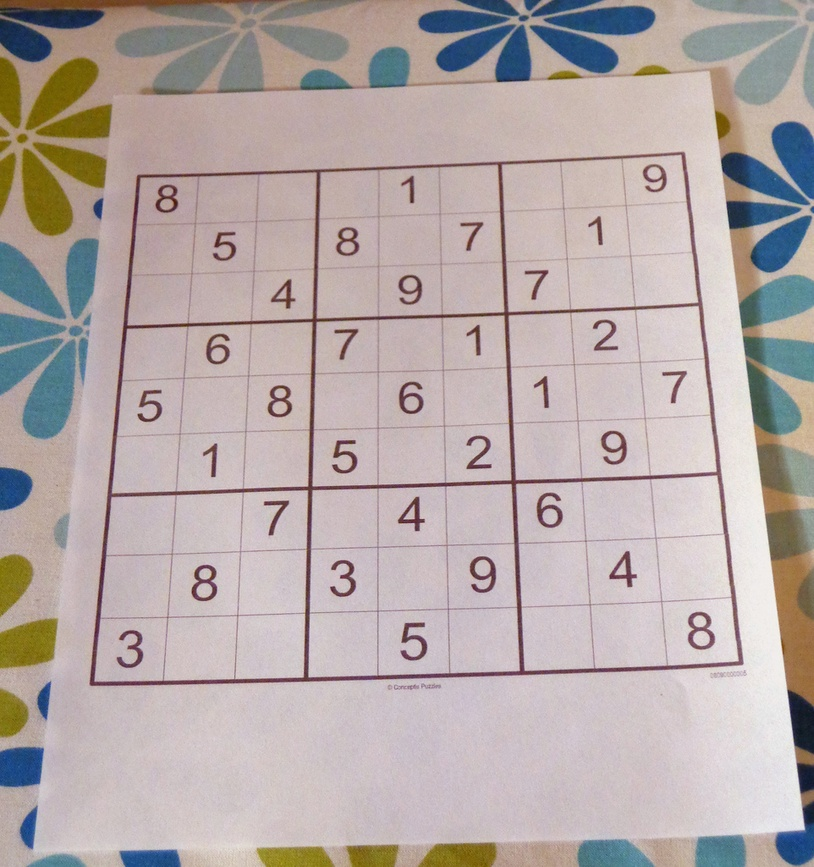
#> input picture DATA/sudoku.jpg, 814 x 867 px, shrunk from 962 x 1024 before the run
$ python 9.py   (older library calls are emulated)
#> lines starting #> are read from the running program, lines starting #| are printed output that depends on the picture
# -*- coding: utf-8 -*-
import cv2
import numpy as np
import matplotlib.pyplot as plt

img = cv2.imread('../DATA/sudoku.jpg',0)
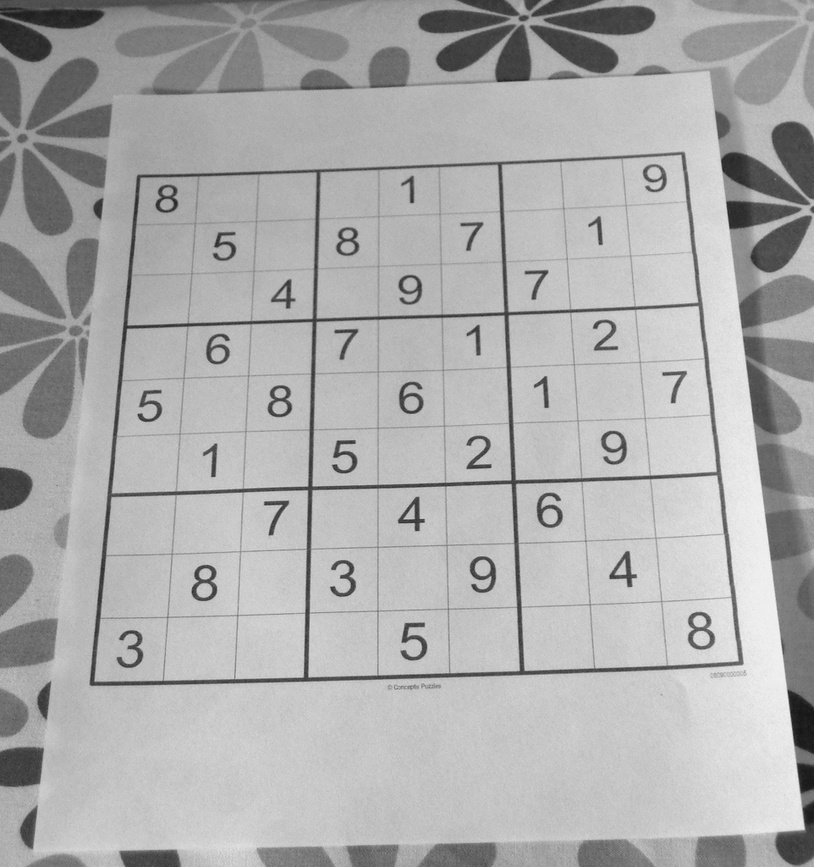
#> img: shape (867, 814); min 19, max 246, mean 172.7
plt.imshow(img,cmap='gray')

sobelx = cv2.Sobel(img,cv2.CV_64F,1,0,ksize=5)
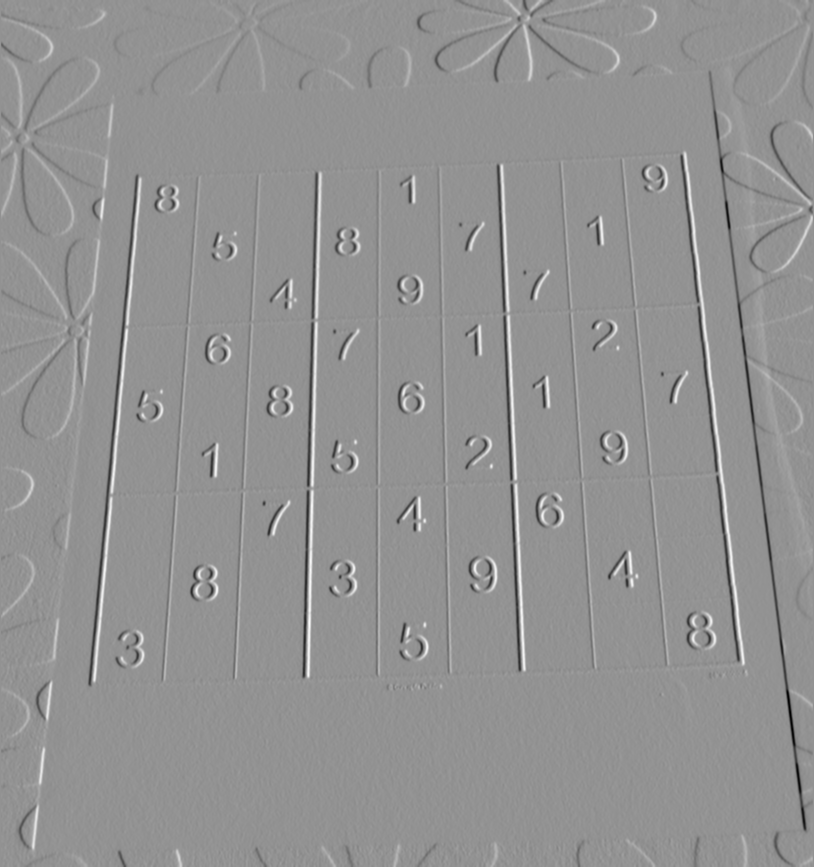
#> sobelx: shape (867, 814) float64; min -9131, max 6741, mean 1; drawn with min black and max white
#> (the run stopped early here; a loop or call above may not have finished)

$ run again, with DATA/Nadia_Murad.jpg copied over DATA/sudoku.jpg
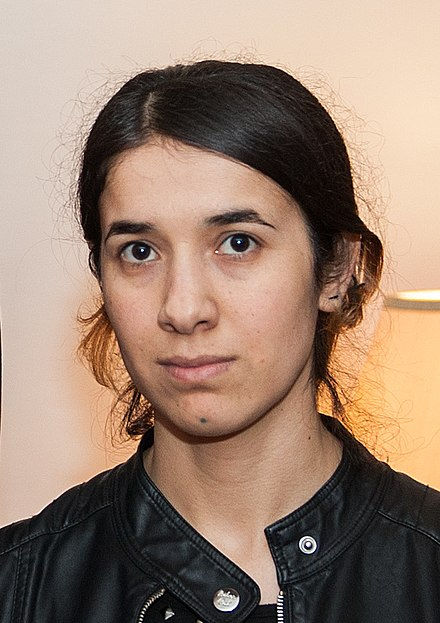
#> input picture DATA/Nadia_Murad.jpg, 440 x 623 px
#> `img = cv2.imread('../DATA/sudoku.jpg',0)`:
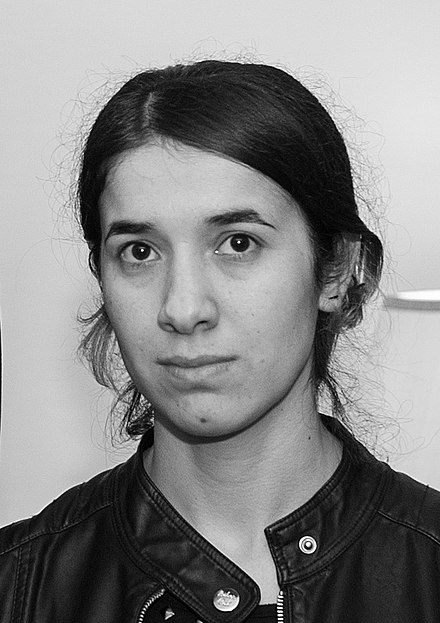
#> img: shape (623, 440); min 0, max 255, mean 134.7
#> `sobelx = cv2.Sobel(img,cv2.CV_64F,1,0,ksize=5)`:
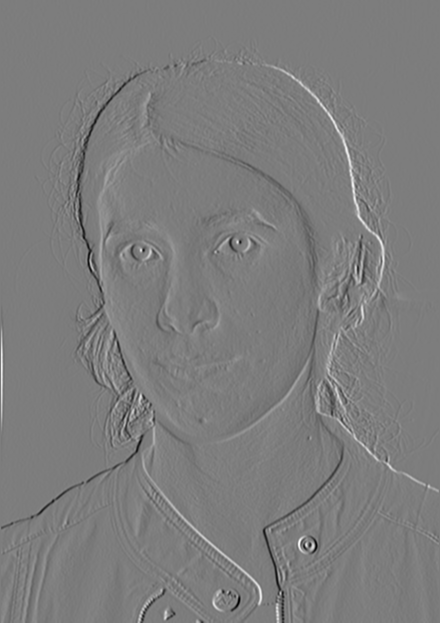
#> sobelx: shape (623, 440) float64; min -10553, max 10944, mean 4.3; drawn with min black and max white
